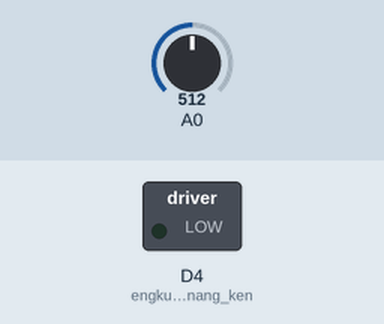
Simulated run of this sketch. Board: ESP8266 (NodeMCU). On the bench: switched loads named in the sketch (green lamp = pin HIGH). The inputs (shaded band) are chosen by the test bench; at power-on: A0 = 512. WiFi joins after 1.5 s; servers stay silent unless stated; what the sketch prints to the serial monitor is not drawn.

Above: at 3.7 s.
3.8 s: A0 set to 483
At 5.6 s:
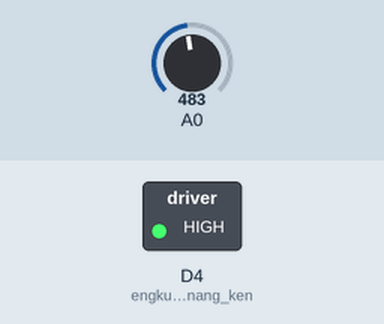
Timing chart, 0 to 11.8 s (numbered marks = the images above; inputs shaded):
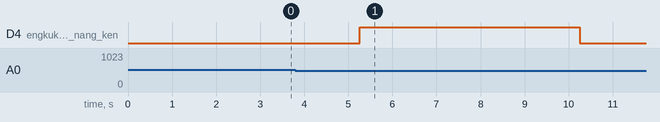

The sketch:

node_master.ino
```cpp
/*
*  NODE MASTER
*  IP ADDRESS : 192.168.43.85
*  PORT       : 4210
*/

#include <ESP8266WiFi.h>
#include <WiFiUDP.h>

#define portNodeClient1   4210

char ip_addreNodeClient1[] = ("192.168.137.96");
int rainsense= D6; // analog sensor pin A0 untuk input raindrop

const int nodeclient1 = 11;

WiFiUDP Udp;

IPAddress staticIP(192,168,1,111);
IPAddress gateway(192,168,1,1);
IPAddress subnet(255,255,255,0);
IPAddress dns(192,168,1,1);

unsigned int localUdpPort = 4210;
//char incomingPacket[256];
char replyPacket[] = ("HALO CLIENT INI SERVER");

void sendingData(int client){
        Udp.beginPacket(ip_addreNodeClient1, portNodeClient1);
        Udp.write(replyPacket);
        Udp.endPacket();

}

void setup() {
  // put your setup code here, to run once:
  Serial.begin(115200);
  Serial.println();
  WiFi.disconnect();
  pinMode(BUILTIN_LED, OUTPUT);// engkuk disetting nang ken motor e

  Serial.printf("Connecting to ...");

  WiFi.begin("VIVAT ITS", "cumacobacoba");
  while (WiFi.status() != WL_CONNECTED)
  {
    delay(500);
    Serial.print(".");
  }
  Serial.println(" connected");
  Serial.println("IP address: ");
  Serial.println(WiFi.localIP());
  delay(1000);
  Udp.begin(localUdpPort);
}

void loop() {
  int packetSize = Udp.parsePacket();
  int rainSenseReading = analogRead(rainsense);
  delay(250);// hujan value dari 0 ke 1023.
  if(rainSenseReading <500){
    sendingData(nodeclient1);
    Serial.println("Hujan");
    digitalWrite(BUILTIN_LED, HIGH);//engkuk kodingan motor deleh kene
    delay(5000);
    digitalWrite(BUILTIN_LED, LOW);
    delay(5000);
    }
  else{ // jika tidak hujan
    Serial.println("Tidak Hujan");
    }

  delay(1000);
}
```

Measured:
- the behaviour switches between 500 and 499 on A0 (found by bisection; images 0 and 1)
- after the input at 3.8 s, D4 (engkuk_disetting_nang_ken): LOW → HIGH after 1.5 s, → LOW 5.0 s later
